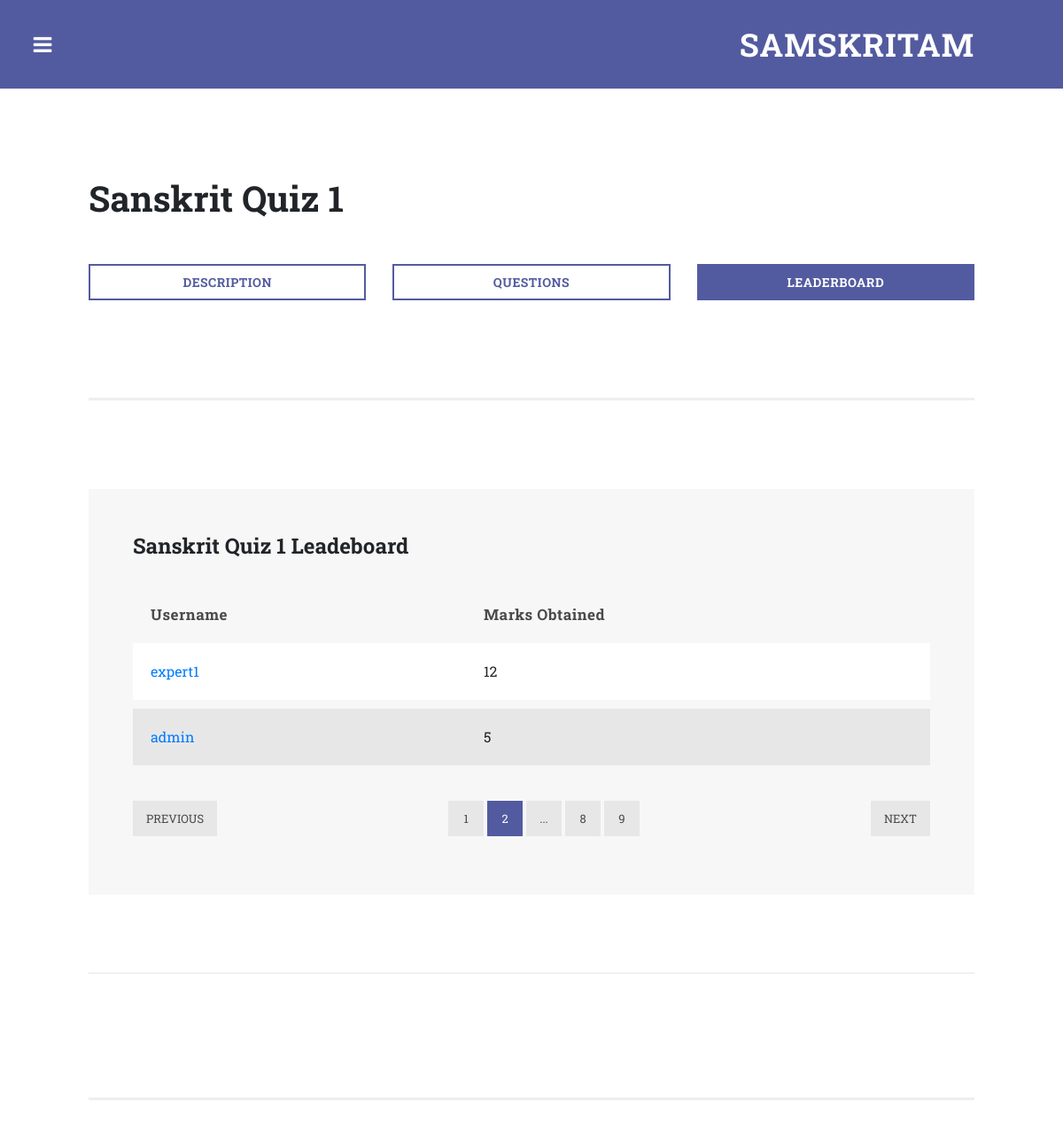
Page /competition_leaderboard/4/ on the committed database.
### main/models.py (models this page shows, shortened)
class Competition(models.Model):
    name = models.CharField(max_length=200)
    organiser = models.ForeignKey(User,on_delete=models.SET_NULL,null=True)
    description = models.TextField(default='-')
    start_time = models.DateTimeField(null = True)
    end_time = models.DateTimeField(null = True)
    imageurl = models.TextField(null = True, blank = True,default='-')
    imagename = models.TextField(null = True, blank =True,default='-')

class Attempted_contests(models.Model):
    contest = models.ForeignKey(Competition,on_delete=models.SET_NULL,null=True)
    student = models.ForeignKey(User,on_delete=models.SET_NULL,null=True)
    evaluated = models.BooleanField(default=False)
    marks = models.IntegerField(default=0)

### main/views.py (the view, shortened to what this page needs)
# urls.py: path('competition_leaderboard/<int:pk>/',views.competition_leaderboard,name="competition_leaderboard"),
def competition_leaderboard(request,pk):
    expert = None
    if request.user.is_authenticated:
        if Expert_data.objects.filter(user = request.user):
            expert = request.user
    competition = Competition.objects.get(pk=pk)
    student_attempts = Attempted_contests.objects.filter(contest=competition).order_by('marks').reverse()
    return render(request,'main/competition_leaderboard.html',{"expert":expert,"student_attempts":student_attempts,"competition":competition})

### templates/main/competition_leaderboard.html
{%extends "main/base.html"%}
{% load static %}
{% block content %}
<div class="row">
                      <div class="col-md-12">
                    <div class="section-heading">
                      <h2 style="font-size:40px">{{competition.name}}</h2>
                    </div>
                  </div>
                      <div class="col-md-4">
                        <div class="border-rectangle-button">
                          <a href="{% url 'competition_description' pk=competition.pk %}">Description</a>
                        </div>
                      </div>
                      <div class="col-md-4">
                        <div class="border-rectangle-button">
                          <a href="{% url 'competition_questions' pk=competition.pk %}">Questions</a>
                        </div>
                      </div>
                      <div class="col-md-4">
                        <div class="filled-rectangle-button">
                          <a href="{% url 'competition_leaderboard' pk=competition.pk %}">Leaderboard</a>
                        </div>
                      </div>
                    </div>
                    <section class="tables">
              <div class="container-fluid">
                <div class="row">
                  <div class="col-md-12">
                    <div class="default-table">
                      <div class="section-heading">
                        <h2>{{competition.name}} Leadeboard</h2>
                      </div>
                      <table>
                        <thead>
                          <tr>
                            <th>Username</th>
                            <th>Marks Obtained</th>
                          </tr>
                        </thead>
                        <tbody>
                          {% for student in student_attempts %}
                          <tr>
                            <td><a href="{% url 'my_competition_student_response' pk=competition.pk student_id=student.student.pk %}">{{student.student}}</a></td>
                            {% if student.evaluated%}
                            <td>{{student.marks}}</td>
                            {% else %}
                            <td>Not evaluated yet</td>
                            {%endif%}
                          </tr>
                          {% endfor %}
                        </tbody>
                      </table>
                      <ul class="table-pagination">
                        <li><a href="#">Previous</a></li>
                        <li><a href="#">1</a></li>
                        <li class="active"><a href="#">2</a></li>
                        <li><a href="#">...</a></li>
                        <li><a href="#">8</a></li>
                        <li><a href="#">9</a></li>
                        <li><a href="#">Next</a></li>
                      </ul>
                    </div>
                    <br><br><br>
                    <hr>
                    <br>
                  </div>
                </div>
              </div>
            </section>
{%endblock%}

### static/main/assets/css/style1.css (style rules this page uses)
body { color: #330066; background: #FFFFFF; font-family: Verdana, Arial; }
a { color: #330066; text-decoration: underline; }
ul li { line-height:20pt; }

### static/main/assets/css/templatemo-style.css (style rules this page uses)
body { font-family: 'Roboto Slab', sans-serif; }
section { border-bottom: 3px solid #eee; padding-bottom: 100px; }
section.tables { margin-top: 80px; border-top: 3px solid #eee!important; padding-top: 100px; }
section.tables .container-fluid { padding-left: 0px; padding-right: 0px; }
.default-table { -webkit-overflow-scrolling: touch; overflow-x: auto; background-color: #f7f7f7; padding: 50px; }
table { width: 100%; }
table tbody tr { border-left: 0; border-right: 0; border-bottom: 10px solid #f7f7f7; }
table td { padding: 20px; }
table th { padding: 0px 20px 20px 20px; font-size: 17px; font-weight: 700; letter-spacing: 0.5px; text-align: left; text-transform: capitalize; }
table tbody tr { background-color: #e7e7e7; }
table tbody tr:nth-child(2n + 1) { background-color: #fff; }
table th { color: #4a4a4a; }
ul.table-pagination { padding: 0; margin-top: 30px; list-style: none; text-align: center; }
ul.table-pagination li { display: inline-block; }
ul.table-pagination li:first-child { float: left; }
ul.table-pagination li:last-child { float: right; }
ul.table-pagination li a { display: inline-block; height: 40px; background-color: #e7e7e7; text-align: center; line-height: 40px; padding: 0px 15px; min-width: 40px; color: #4a4a4a; text-transform: uppercase; font-size: 13px; transition: all 0.5s; }
ul.table-pagination li a:hover, ul.table-pagination li.active a { background-color: #535ba0; color: #fff; }
.filled-rectangle-button { margin-bottom: 30px; }
.filled-rectangle-button a { font-size: 14px; font-weight: 700; text-transform: uppercase; display: inline-block; padding: 8px; width: 100%; text-align: center; letter-spacing: 0.5px; color: #fff; border: 2px solid #535ba0; transition: all 0.5s; background-color: rgba(83,91,160,1); }
.border-rectangle-button { margin-bottom: 30px; }
.border-rectangle-button a { font-size: 14px; font-weight: 700; text-transform: uppercase; display: inline-block; padding: 8px; width: 100%; text-align: center; letter-spacing: 0.5px; color: #535ba0; border: 2px solid #535ba0; transition: all 0.5s; background-color: rgba(83,91,160,0.0); }
.section-heading h2 { margin-top: 0px; font-size: 24px; font-weight: 700; margin-bottom: 50px; }

### rows in the picture
Competition: name "Sanskrit Quiz 1"
Attempted_contests: student "expert1", marks "12"
Attempted_contests: student "admin", marks "5"
